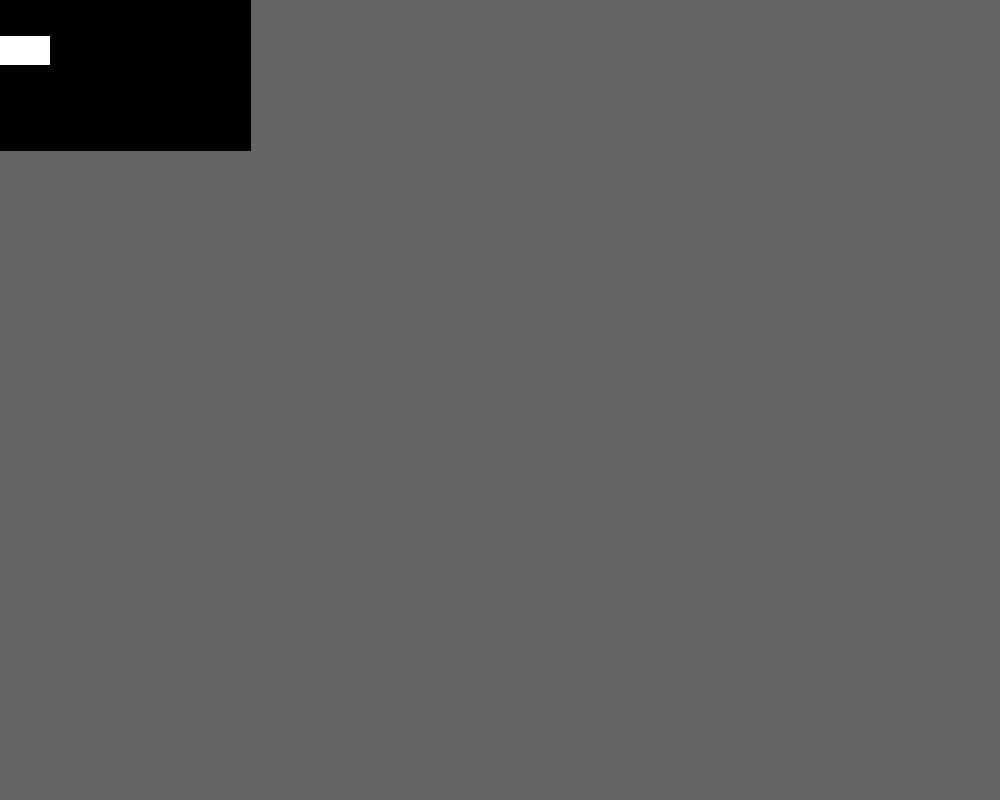
Frame 1 (no input)
Frame 60 (the mouse pressed at the canvas centre just before this capture): identical to frame 1, image omitted
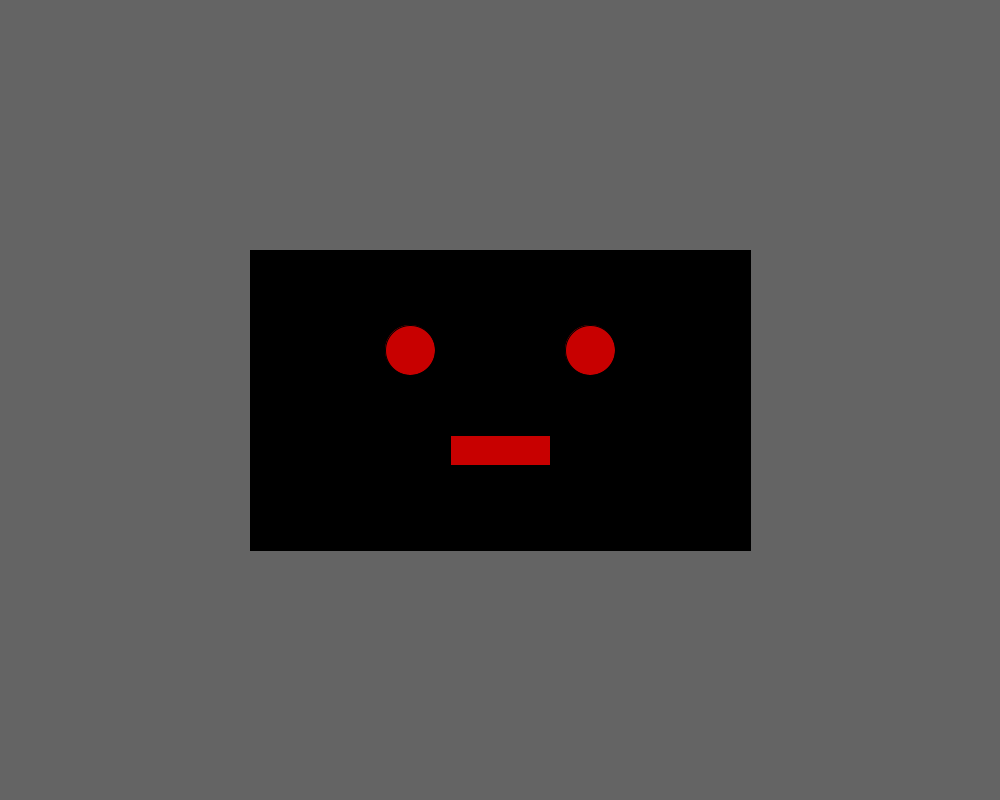
Frame 120 (the mouse held since frame 60 and released just before this capture)

The Processing sketch that drew these frames (run headless with seeded random() and noise(); from frame 60 on, the mouse is pressed at the canvas centre):

// Processing sketch: processing_162267
// ── processing_162267.pde

int r=255;
int g=255;
int b=255;
void setup() {
  size(1000, 800);
}
void draw() {
  monster();
}
void monster() {
  background(100);
  rectMode(CENTER);
  fill(0);
  rect(mouseX, mouseY, 500, 300);
  fill(r, g, b);
  ellipse(mouseX+90, mouseY-50, 50, 50);
  ellipse(mouseX-90, mouseY-50, 50, 50);
  rect(mouseX,mouseY+50,100,30);
  if (mousePressed) {
    r=200;
    g=0;
    b=0;
}
else {
  r=255;
  g=255;
  b=255;
}
}
